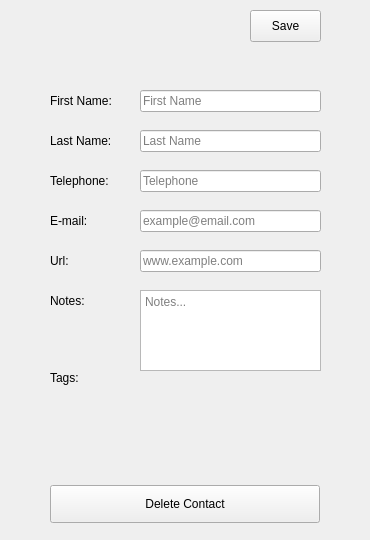
<?xml version="1.0" encoding="UTF-8"?>
<ui version="4.0">
 <class>ContactEditor</class>
 <widget class="QWidget" name="ContactEditor">
  <property name="geometry">
   <rect>
    <x>0</x>
    <y>0</y>
    <width>370</width>
    <height>540</height>
   </rect>
  </property>
  <property name="minimumSize">
   <size>
    <width>370</width>
    <height>540</height>
   </size>
  </property>
  <property name="maximumSize">
   <size>
    <width>370</width>
    <height>540</height>
   </size>
  </property>
  <property name="windowTitle">
   <string>Form</string>
  </property>
  <widget class="QLineEdit" name="first_name">
   <property name="geometry">
    <rect>
     <x>140</x>
     <y>90</y>
     <width>181</width>
     <height>22</height>
    </rect>
   </property>
   <property name="inputMethodHints">
    <set>Qt::ImhNone</set>
   </property>
   <property name="text">
    <string/>
   </property>
   <property name="readOnly">
    <bool>false</bool>
   </property>
   <property name="placeholderText">
    <string>First Name</string>
   </property>
  </widget>
  <widget class="QLineEdit" name="email">
   <property name="geometry">
    <rect>
     <x>140</x>
     <y>210</y>
     <width>181</width>
     <height>22</height>
    </rect>
   </property>
   <property name="text">
    <string/>
   </property>
   <property name="placeholderText">
    <string>example@email.com</string>
   </property>
  </widget>
  <widget class="QLabel" name="label_1">
   <property name="geometry">
    <rect>
     <x>50</x>
     <y>90</y>
     <width>81</width>
     <height>21</height>
    </rect>
   </property>
   <property name="text">
    <string>First Name:</string>
   </property>
  </widget>
  <widget class="QLineEdit" name="url">
   <property name="geometry">
    <rect>
     <x>140</x>
     <y>250</y>
     <width>181</width>
     <height>22</height>
    </rect>
   </property>
   <property name="text">
    <string/>
   </property>
   <property name="placeholderText">
    <string>www.example.com</string>
   </property>
  </widget>
  <widget class="QTextEdit" name="notes">
   <property name="geometry">
    <rect>
     <x>140</x>
     <y>290</y>
     <width>181</width>
     <height>81</height>
    </rect>
   </property>
   <property name="placeholderText">
    <string>Notes...</string>
   </property>
  </widget>
  <widget class="QLabel" name="label_6">
   <property name="geometry">
    <rect>
     <x>50</x>
     <y>290</y>
     <width>81</width>
     <height>21</height>
    </rect>
   </property>
   <property name="text">
    <string>Notes:</string>
   </property>
  </widget>
  <widget class="QLabel" name="label_5">
   <property name="geometry">
    <rect>
     <x>50</x>
     <y>250</y>
     <width>81</width>
     <height>21</height>
    </rect>
   </property>
   <property name="text">
    <string>Url:</string>
   </property>
  </widget>
  <widget class="QLabel" name="label_2">
   <property name="geometry">
    <rect>
     <x>50</x>
     <y>130</y>
     <width>81</width>
     <height>21</height>
    </rect>
   </property>
   <property name="text">
    <string>Last Name:</string>
   </property>
  </widget>
  <widget class="QLineEdit" name="telephone">
   <property name="geometry">
    <rect>
     <x>140</x>
     <y>170</y>
     <width>181</width>
     <height>22</height>
    </rect>
   </property>
   <property name="text">
    <string/>
   </property>
   <property name="placeholderText">
    <string>Telephone</string>
   </property>
  </widget>
  <widget class="QScrollArea" name="scrollArea">
   <property name="geometry">
    <rect>
     <x>40</x>
     <y>390</y>
     <width>291</width>
     <height>91</height>
    </rect>
   </property>
   <property name="font">
    <font>
     <underline>false</underline>
     <kerning>true</kerning>
    </font>
   </property>
   <property name="styleSheet">
    <string notr="true"/>
   </property>
   <property name="frameShape">
    <enum>QFrame::NoFrame</enum>
   </property>
   <property name="widgetResizable">
    <bool>true</bool>
   </property>
   <widget class="QWidget" name="scrollAreaWidgetContents">
    <property name="enabled">
     <bool>true</bool>
    </property>
    <property name="geometry">
     <rect>
      <x>0</x>
      <y>0</y>
      <width>291</width>
      <height>91</height>
     </rect>
    </property>
    <property name="sizePolicy">
     <sizepolicy hsizetype="Preferred" vsizetype="Preferred">
      <horstretch>0</horstretch>
      <verstretch>0</verstretch>
     </sizepolicy>
    </property>
    <property name="layoutDirection">
     <enum>Qt::LeftToRight</enum>
    </property>
    <layout class="QVBoxLayout" name="verticalLayout_2"/>
   </widget>
  </widget>
  <widget class="QLineEdit" name="last_name">
   <property name="geometry">
    <rect>
     <x>140</x>
     <y>130</y>
     <width>181</width>
     <height>22</height>
    </rect>
   </property>
   <property name="placeholderText">
    <string>Last Name</string>
   </property>
  </widget>
  <widget class="QLabel" name="label_3">
   <property name="geometry">
    <rect>
     <x>50</x>
     <y>170</y>
     <width>81</width>
     <height>21</height>
    </rect>
   </property>
   <property name="text">
    <string>Telephone:</string>
   </property>
  </widget>
  <widget class="QPushButton" name="delete_button">
   <property name="enabled">
    <bool>true</bool>
   </property>
   <property name="geometry">
    <rect>
     <x>50</x>
     <y>485</y>
     <width>270</width>
     <height>38</height>
    </rect>
   </property>
   <property name="sizePolicy">
    <sizepolicy hsizetype="Fixed" vsizetype="Fixed">
     <horstretch>6</horstretch>
     <verstretch>0</verstretch>
    </sizepolicy>
   </property>
   <property name="minimumSize">
    <size>
     <width>200</width>
     <height>0</height>
    </size>
   </property>
   <property name="maximumSize">
    <size>
     <width>281</width>
     <height>500</height>
    </size>
   </property>
   <property name="text">
    <string>Delete Contact</string>
   </property>
  </widget>
  <widget class="QLabel" name="label_7">
   <property name="geometry">
    <rect>
     <x>50</x>
     <y>370</y>
     <width>60</width>
     <height>16</height>
    </rect>
   </property>
   <property name="text">
    <string>Tags:</string>
   </property>
  </widget>
  <widget class="QLabel" name="contactName">
   <property name="geometry">
    <rect>
     <x>55</x>
     <y>45</y>
     <width>261</width>
     <height>31</height>
    </rect>
   </property>
   <property name="font">
    <font>
     <pointsize>24</pointsize>
    </font>
   </property>
   <property name="text">
    <string/>
   </property>
   <property name="alignment">
    <set>Qt::AlignCenter</set>
   </property>
  </widget>
  <widget class="QLabel" name="label_4">
   <property name="geometry">
    <rect>
     <x>50</x>
     <y>210</y>
     <width>81</width>
     <height>21</height>
    </rect>
   </property>
   <property name="text">
    <string>E-mail:</string>
   </property>
  </widget>
  <widget class="QPushButton" name="save_button">
   <property name="geometry">
    <rect>
     <x>250</x>
     <y>10</y>
     <width>71</width>
     <height>32</height>
    </rect>
   </property>
   <property name="text">
    <string>Save</string>
   </property>
  </widget>
 </widget>
 <resources/>
 <connections/>
</ui>
